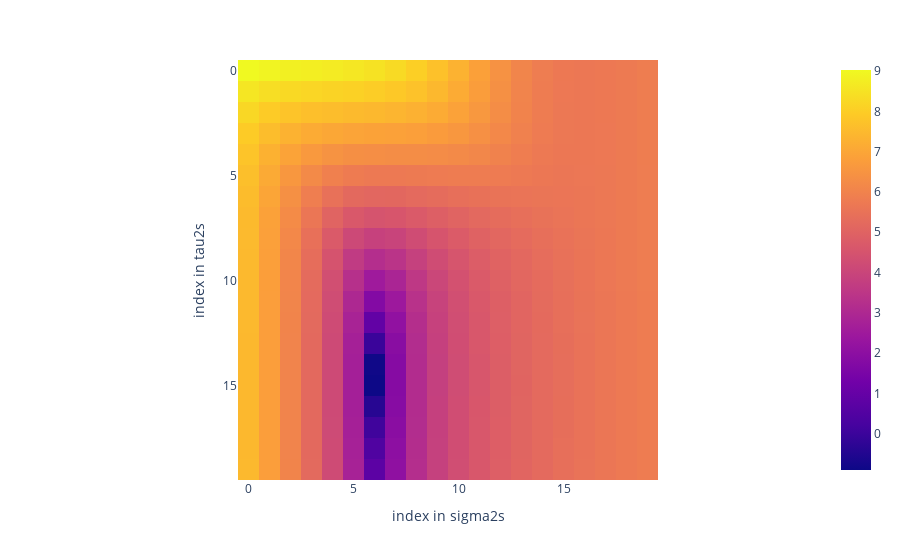

This figure's notebook cell:
### Code cell
imshow(np.log(10+nlml_values), 
       labels={'x':'index in sigma2s', 'y':'index in tau2s'})

### Figure 1 — Plotly figure (JSON) as saved in the notebook; plotly's stock layout.template omitted (floating-point values rounded to 4 significant figures; data arrays with more than 128 entries replaced by an {"elided": "..."} marker saying what was removed)
{"data": [{"coloraxis": "coloraxis", "hovertemplate": "index in sigma2s: %{x}<br>index in tau2s: %{y}<br>color: %{z}<extra></extra>", "name": "0", "type": "heatmap", "xaxis": "x", "yaxis": "y", "z": {"elided": "20x20 float values"}}], "layout": {"coloraxis": {"colorscale": [[0, "#0d0887"], [0.1111, "#46039f"], [0.2222, "#7201a8"], [0.3333, "#9c179e"], [0.4444, "#bd3786"], [0.5556, "#d8576b"], [0.6667, "#ed7953"], [0.7778, "#fb9f3a"], [0.8889, "#fdca26"], [1, "#f0f921"]]}, "margin": {"t": 60}, "xaxis": {"anchor": "y", "constrain": "domain", "domain": [0, 1], "scaleanchor": "y", "title": {"text": "index in sigma2s"}}, "yaxis": {"anchor": "x", "autorange": "reversed", "constrain": "domain", "domain": [0, 1], "title": {"text": "index in tau2s"}}}}
